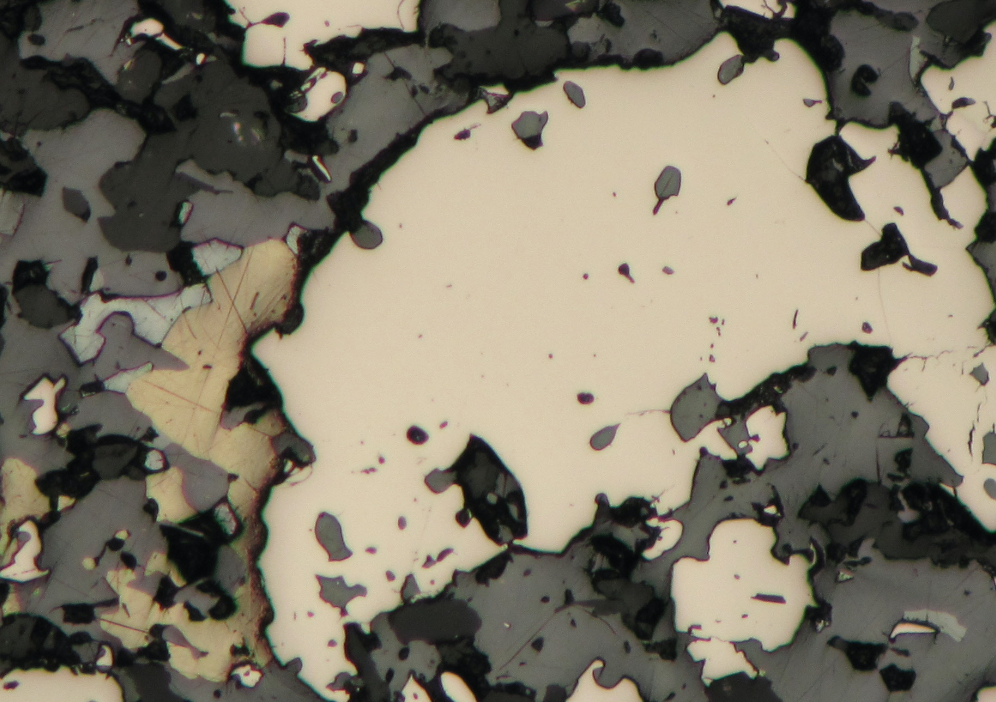
#> input picture 01.png, 996 x 702 px
$ python images_watershed.py --path 01.png
#> lines starting #> are read from the running program, lines starting #| are printed output that depends on the picture
import argparse
import sys
from skimage import filters
from concurrent import futures
from matplotlib import pyplot as plt
from mpl_toolkits.mplot3d import Axes3D
import cv2

from os import path
import grpc
import numpy as np
from PIL import Image

from skimage.segmentation import mark_boundaries
from skimage.segmentation import watershed
from skimage.util import img_as_ubyte, img_as_float

import matplotlib.image as mp_img


def init_argparse() -> argparse.ArgumentParser:
    parser = argparse.ArgumentParser(
        prog="segmenter_service", description="Run segmenter service"
    )
    parser.add_argument(
        "-p",
        "--path",
        help="path to image",
        type=str,
        required=True,
    )
    parser.add_argument(
        "-n",
        "--n_segments",
        help="n of segments",
        type=int,
        default=10,
        required=False,
    )
    parser.add_argument(
        "-c",
        "--compactness",
        help="compactness",
        type=float,
        default=0,
        required=False,
    )

    return parser


def save_image(arr: np.ndarray, name: str, dir_name: str, format: str):
    byte_img = img_as_ubyte(arr)
    img = Image.fromarray(byte_img, format)
    img.save(path.join(dir_name, name))


if __name__ == "__main__":
    parser = init_argparse()
    args = parser.parse_args()
    dir_name = path.dirname(args.path)


    source_image = Image.open(args.path).convert("RGB")

    gray_image = source_image.convert("L")
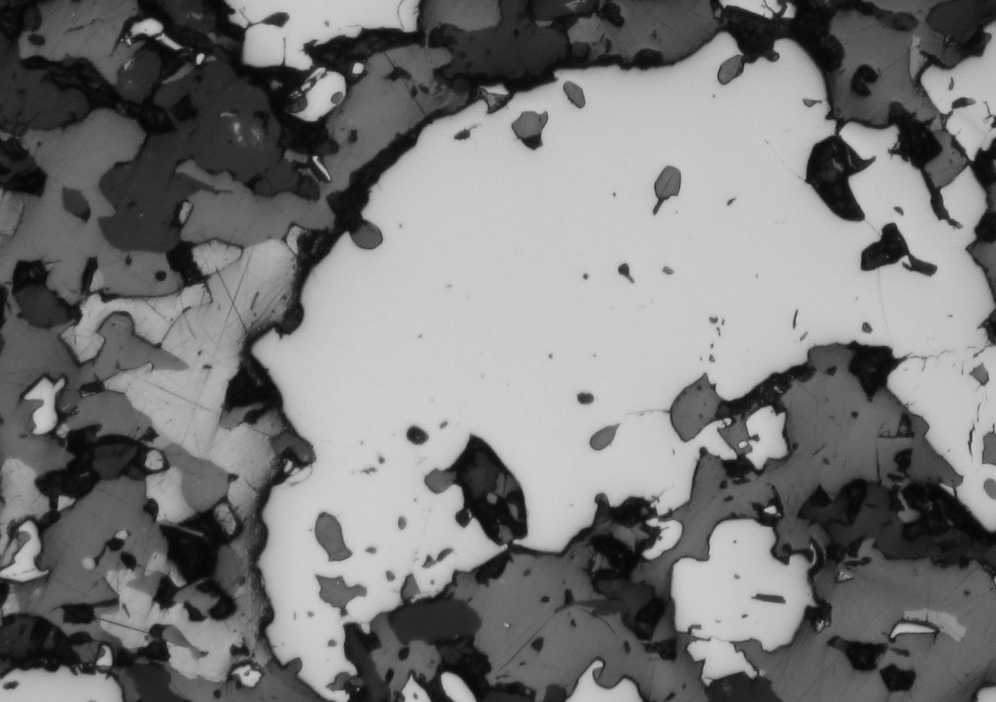
#> gray_image: PIL image 996x702 L; min 5, max 213, mean 119.9
    gray_image.save(path.join(dir_name, "gray.png"))

    gray = np.asarray(gray_image)

    edges = filters.sobel(gray)
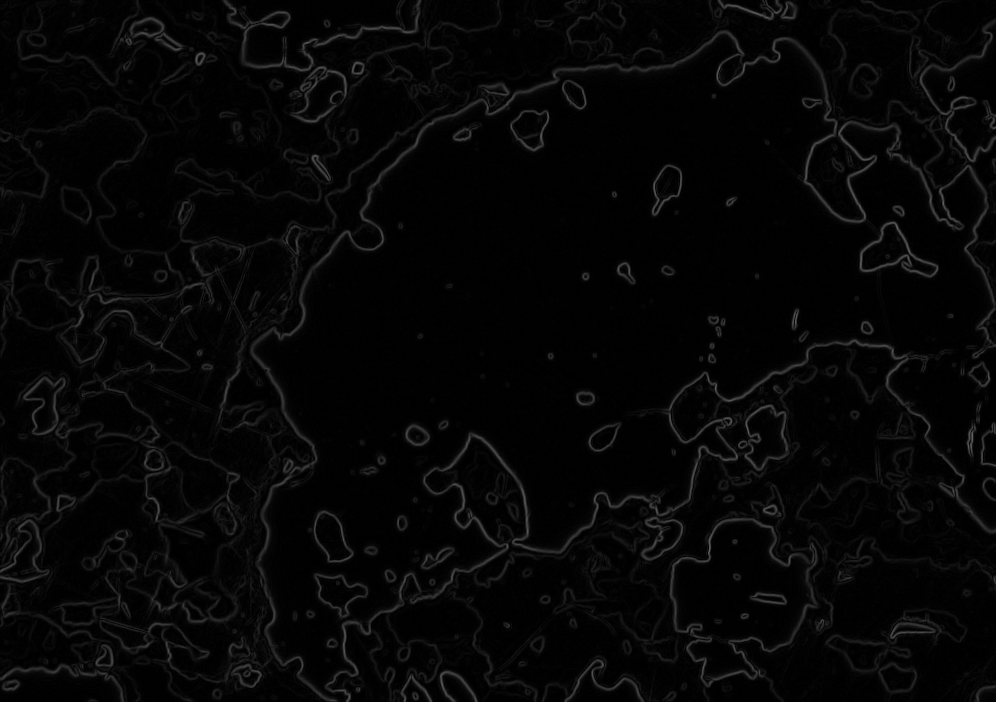
#> edges: shape (702, 996) float64; min 0, max 0.381, mean 0.0248
    save_image(edges, "gradient.png", dir_name=dir_name, format="L")

    regions = watershed(
                edges,
                markers=args.n_segments,
                compactness=args.compactness,
            )  # 0.001
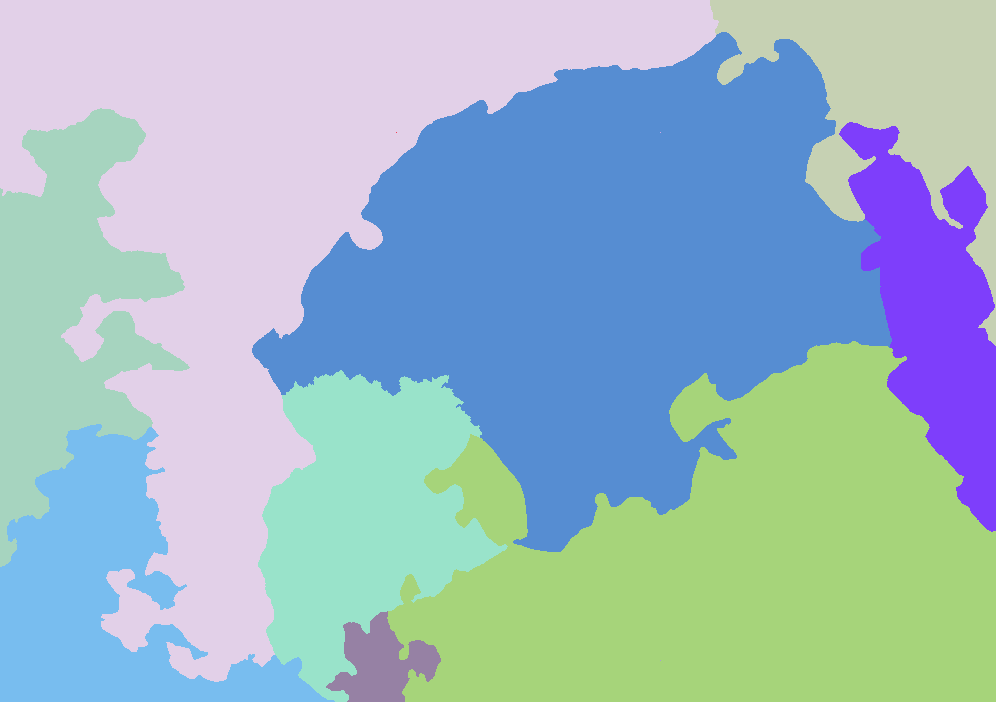
#> regions: shape (702, 996) int64; 12 distinct labels, from 1 to 12; one colour per label, 0 black


    image_with_regions = img_as_ubyte(mark_boundaries(img_as_float(source_image), regions))
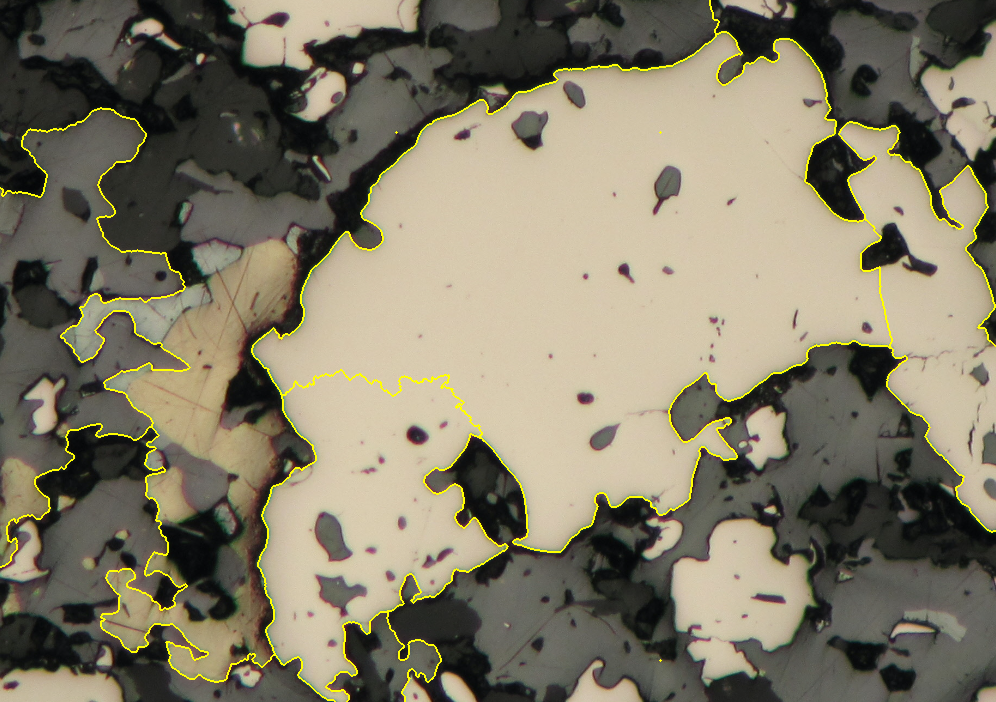
#> image_with_regions: shape (702, 996, 3); mean R, G, B 129, 122.6, 102.3
    save_image(image_with_regions, "regions.png", dir_name=dir_name, format="RGB")


    kek = cv2.resize(edges, (100,100))
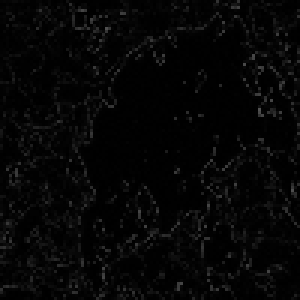
#> kek: shape (100, 100) float64 (shown 3 times larger); min 1.96e-17, max 0.32, mean 0.0246
    xx, yy = np.mgrid[0:kek.shape[0], 0:kek.shape[1]]
    fig = plt.figure()
    ax = fig.add_subplot(projection='3d')

    ax.plot_surface(xx, yy, kek ,rstride=1, cstride=1, cmap=plt.cm.gray,
        linewidth=0)
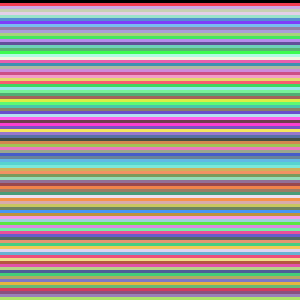
#> xx: shape (100, 100) int64 (shown 3 times larger); 100 distinct labels, from 0 to 99; one colour per label, 0 black
    plt.show()
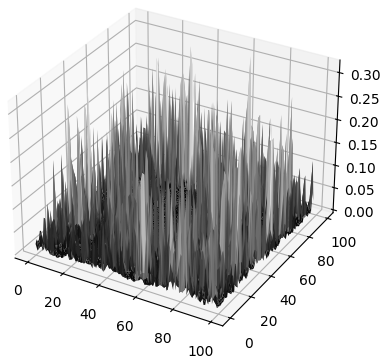
#> figure drawn by matplotlib, 1 panel
